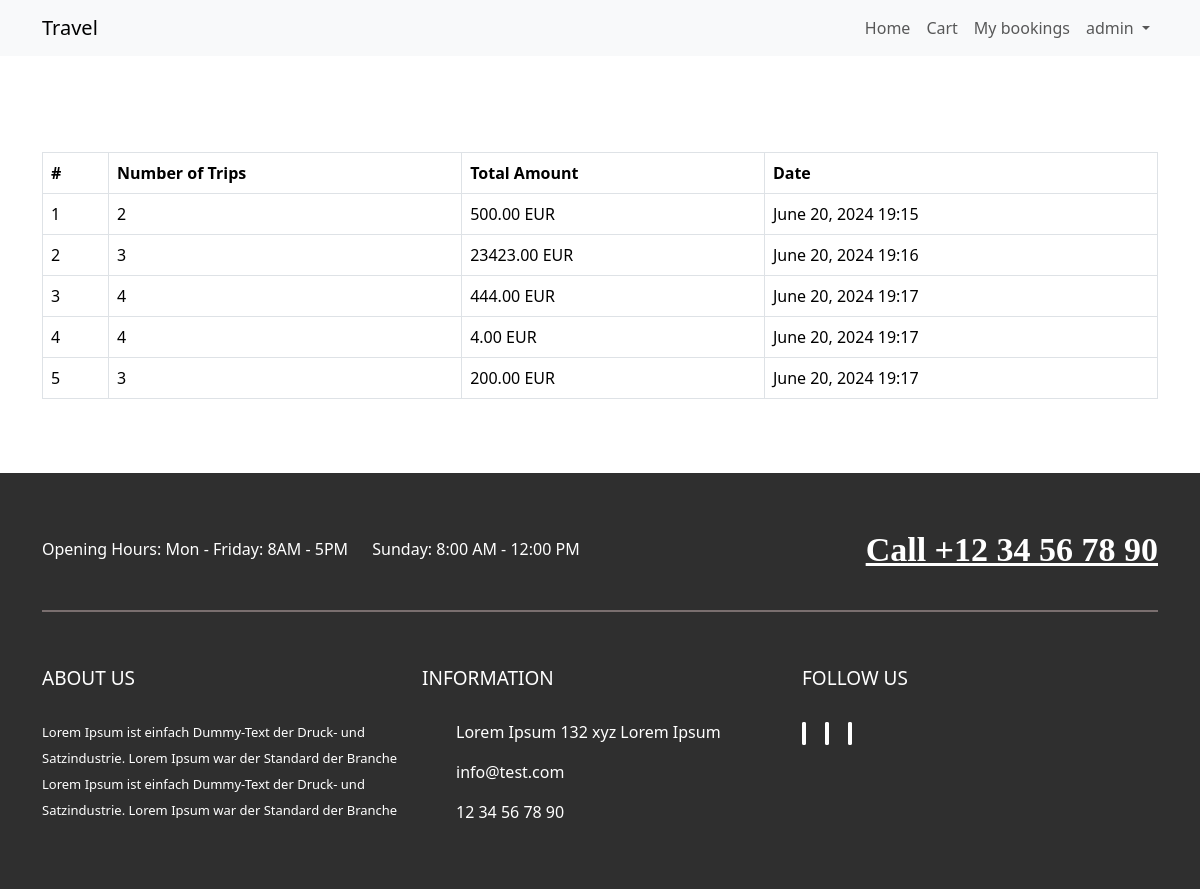
The page /travel/dashboard (signed in) on the database its author committed.
### travel/models.py (models this page shows, shortened)
class Booking(models.Model):
    customer = models.ForeignKey(User, on_delete=models.CASCADE)
    trips = models.ManyToManyField(Trip)
    nr_trips = models.IntegerField(default=0)
    total = models.FloatField()
    booking_details = models.CharField(max_length=255)
    date = models.DateTimeField(default=datetime.now, blank=True)

### travel/views.py (the view)
# urls.py: path('dashboard', views.dashboard, name="dashboard"),
@login_required
def dashboard(request):
    context = {
        'bookings': Booking.objects.filter(customer_id=request.user.id)
    }
    return render(request, 'dashboard.html', context)

### travel/templates/dashboard.html (shortened to what this page needs)
{% extends "layouts/app.html" %}
{% block content %}
    <section class="py-5">
        <div class="container">
            {% if bookings %}
                <table class="table table-bordered">
                    <thead>
                        <tr>
                            <th>#</th>
                            <th>Number of Trips</th>
                            <th>Total Amount</th>
                            <th>Date</th>
                        </tr>
                    </thead>
                    <tbody>
                        {% for booking in bookings %}
                        <tr>
                            <td>{{ booking.id }}</td>
                            <td>{{ booking.nr_trips }}</td>
                            <td>{{ booking.total|floatformat:2 }} EUR</td>
                            <td>{{ booking.date|date:"F d, Y H:i" }}</td>
                        </tr>
                        {% endfor %}
                    </tbody>
                </table>
            {% else %}
                <div class="alert alert-info" role="alert">
                    No bookings found.
                </div>
            {% endif %}
        </div>
    </section>
{% endblock %}

### travel/templates/layouts/app.html (shortened to what this page needs)
{% load static %}
<!DOCTYPE html>
<html lang="en">
<head>
    <link href="https://cdn.jsdelivr.net/npm/bootstrap@5.3.3/dist/css/bootstrap.min.css" rel="stylesheet">
    <link rel="stylesheet" href="{% static 'style.css' %}" />
</head>
<body>
        <nav class="navbar navbar-expand-lg bg-body-tertiary mb-5">
            <div class="container">
                <a class="navbar-brand" href="#">Travel</a>
                <div class="collapse navbar-collapse" id="navbarNav">
                    <ul class="navbar-nav ms-auto">
                        <li class="nav-item">
                            <a class="nav-link" aria-current="page" href="{% url 'index' %}">Home</a>
                        </li>
                        <li class="nav-item">
                            <a class="nav-link" aria-current="page" href="{% url 'cart_detail' %}">
                                Cart {% if request.session.cart|length > 0 %}({{ request.session.cart|length }}){% endif %}
                            </a>
                        </li>
                        <li class="nav-item">
                            <a class="nav-link" aria-current="page" href="{% url 'dashboard' %}">My bookings</a>
                        </li>
                        <li class="nav-item dropdown">
                            <a class="nav-link dropdown-toggle" href="#" role="button" data-bs-toggle="dropdown" aria-expanded="false">
                                {% if user.is_authenticated %} {{ user.username }} {% else %} Guest {% endif %}
                            </a>
                          </li>
                    </ul>
                </div>
            </div>
        </nav>
        {% block content %}
        {% endblock %}
        <footer>
            <div class="footer-top">
                <div class="container">
                    <div class="footer-day-time">
                        <div class="row">
                            <div class="col-md-8">
                                <ul>
                                    <li>Opening Hours: Mon - Friday: 8AM - 5PM</li>
                                    <li>Sunday: 8:00 AM - 12:00 PM</li>
                                </ul>
                            </div>
                            <div class="col-lg-4">
                                <div class="phone-no">
                                    <a href="tel:+12 34 56 78 90">Call +12 34 56 78 90</a>
                                </div>
                            </div>
                        </div>
                    </div>
                    <div class="row">
                        <div class="col-lg-4">
                            <h4>About us</h4>
                            <p>Lorem Ipsum ist einfach Dummy-Text der Druck- und Satzindustrie. Lorem Ipsum war der Standard der Branche Lorem Ipsum ist einfach Dummy-Text der Druck- und Satzindustrie. Lorem Ipsum war der Standard der Branche  </p>
                        </div>
                        <div class="col-md-4">
                            <h4>Information</h4>
                            <ul class="address1">
                                <li>Lorem Ipsum 132 xyz Lorem Ipsum</li>
                                <li><a href="mailto:#">info@test.com</a></li>
                                <li> <a href="tel:12 34 56 78 90">12 34 56 78 90</a></li>
                            </ul>
                        </div>
                        <div class="col-md-4">
                            <h4>Follow us</h4>
                            <ul class="social-icon">
                                <li><a href="#"><i class="fa fa-facebook" aria-hidden="true"></i></a></li>
                                <li><a href="#"><i class="fa fa-instagram" aria-hidden="true"></i></a></li>
                                <li><a href="#"><i class="fa fa-twitter" aria-hidden="true"></i></a></li>
                            </ul>
                        </div>
                    </div>
                </div>
            </div>
        </footer>
</body>
</html>

### travel/assets/style.css (style rules this page uses)
* { box-sizing: border-box; margin: 0; }
footer { margin-top: 10px ; color: #fff; }
ul { padding: 0px; }
ol, ul { margin-bottom: 0px; }
.social-icon { padding: 0; margin-bottom: 0px; float: right; }
.social-icon li { list-style: none; display: inline-block; }
.social-icon li i { font-size: 14px; color: #262725; border: solid 2px #ffffff; height: 31px; width: 31px; text-align: center; vertical-align: middle; border-radius: 100px; line-height: 27px; margin-right: 15px; transition: 1s; background: #fff; }
.phone-no { margin-top: -22px; text-align: right; }
.footer-day-time { padding-bottom: 30px; border-bottom: 2px solid #7a6f6f; padding-top: 14px; margin-bottom: 55px; }
.footer-day-time ul li { display: inline; margin-right: 20px; }
.footer-day-time ul li:last-child { margin-right: 0px; }
.phone-no a { color: #fff; font-family: PlayfairDisplay-Black; font-size: 34px; font-weight: bold; }
.footer-top { background: #2f2f2f; padding:50px 0 50px; }
.footer-top h4 { font-size: 19px; text-transform: uppercase; margin-bottom: 30px; }
.footer-top p { font-size: 13px; line-height: 2; }
footer p { margin-bottom:0; }
.address1 li { list-style: none; position: relative; padding: 0px 0 14px 34px; line-height: 26px; }
.address1 li a { color: #fff; text-decoration: none; }
footer ul.social-icon { float: left; }

### rows shown on the page
Booking: id "1", nr_trips "2", total "500.00", date "June 20, 2024 19:15"
Booking: id "2", nr_trips "3", total "23423.00", date "June 20, 2024 19:16"
Booking: id "3", nr_trips "4", total "444.00", date "June 20, 2024 19:17"
Booking: id "4", nr_trips "4", total "4.00", date "June 20, 2024 19:17"
Booking: id "5", nr_trips "3", total "200.00", date "June 20, 2024 19:17"

### other values the page prints
{{ user.username }} "admin"
